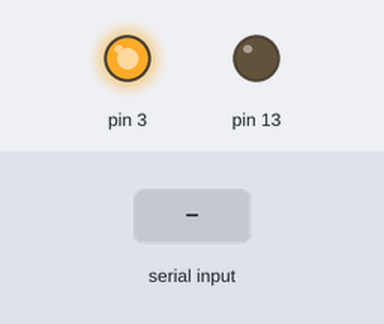
Simulated run of this sketch. Board: Arduino Uno, built with avr-gcc and run on an emulated ATmega328P. Parts: output pins drawn as LEDs (lit = HIGH). Inputs (shaded band) come from the test bench. What the sketch prints to the serial monitor is not drawn.

Above: at 1.2 s.
1.3 s: byte 30 received over Serial
Timing chart, 0 to 4.3 s (numbered marks = the images above; inputs shaded):
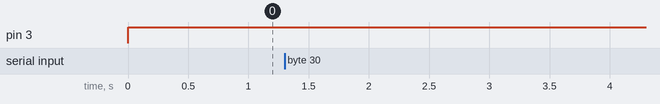

The sketch:

RFID125KHz.ino
```cpp
int newtag[5] = {0,0,0,0,0};
int tag1[5]={0,80,216,171,35};
int tag2[5]={0,80,196,119,226};
int ok;
void setup()
{
  Serial.flush();
Serial.begin(9600);
pinMode(3, OUTPUT);
pinMode(13, OUTPUT);
}
boolean compare(int aa[5], int bb[5]) //compare function
{
boolean ff = false;
int fg = 0;
for (int cc = 0 ; cc < 5 ; cc++)
{
if (aa[cc] == bb[cc])
{
fg++;
}
}
if (fg == 5)
{
ff = true;
}
return ff;
}
void checktags() // check whether it had a match
{
ok = 0;
if (compare(newtag, tag1) == true)
{
 ok++;
}
if (compare(newtag, tag2) == true)
{
 ok++;
}
}
void loop()
{
ok = -1;
if (Serial.available() > 0)
delay(100);
//read new tag
for (int z = 0 ; z < 5 ; z++)
 {
int data = Serial.read();
newtag[z] = data;
}
Serial.flush();
//end reading tag
checktags();
if (ok > 0) // if match
{
Serial.println("Accepted");
ok = -1;
digitalWrite(13, HIGH);
digitalWrite(3, LOW);
}
else if (ok == 0) // if no match
{
Serial.println("Rejected");
ok = -1;
digitalWrite(3, HIGH);
digitalWrite(13, LOW);
}
}
```

Measured:
- after the input at 1.3 s, every drawn part: stays the same
